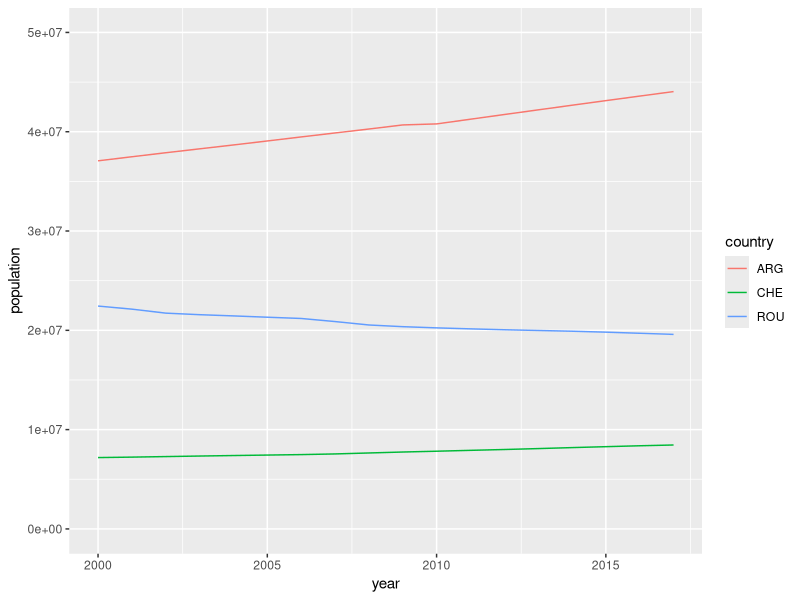
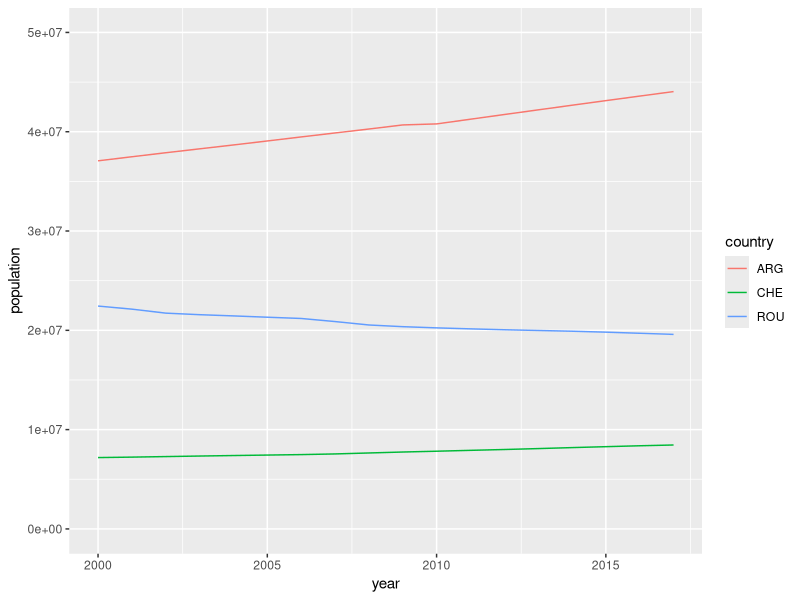

Write the R code that produced these figures, in order.
## ---- chunk 1
library(tidyverse) 
setwd("~/Proyectos/R-ISETA/Sistemas/ISETA-Sistemas")
## ---- chunk 2
unDataFrame1 <- data.frame(
  "entero" = 1:4,
  "factor" = c("a", "b", "c", "d"),
  "numero" = c(1.2, 3.4, 4.5, 5.6),
  "cadena" = as.character(c("e", "f", "g", "h"))
)

unDataFrame1
## ---- chunk 3
entero <- 1:4
factor <- c("a", "b", "c", "d")
numero <- c(1.2, 3.4, 4.5, 5.6)
cadena <- as.character(c("e", "f", "g", "h"))

unDataFrame2 <- data.frame(entero, factor, numero, cadena)
unDataFrame2
## ---- chunk 4
matriz1 <- matrix(1:12, ncol = 4)
unDataFrame3 <- data.frame(matriz1)
unDataFrame3
## ---- chunk 5
#library(readr)
unDataFrame4 <- read.csv("datos/datitos1.csv")
unDataFrame4
## ---- chunk 6
unDataFrame4$factor
unDataFrame4[,2]
## ---- chunk 7
unDataFrame4[2,]
## ---- chunk 8
unDataFrame4[2,2]
## ---- chunk 9
world_bank_pop
## ---- chunk 10
# Pongo los años en un vector para simplificar la lectura de la transformación
anios <- as.character(2000:2017)

# Transformo el dataframe en Yidy
wbPop <- pivot_longer(world_bank_pop, all_of(anios), names_to = "year", values_to = "population")

# Como los años quedaron con formato de carácter (porque los nombres de columna son carácter) los convierto a número
wbPop <- type_convert(wbPop, col_types = cols( year = col_double()))

# Ahora se puede seleccionar una parte del dataset
wbPop <- subset(wbPop, indicator == 'SP.POP.TOTL')
wbPop <- subset(wbPop, country == 'ARG' | country == 'ROU' | country == 'CHE')
wbPop
## ---- chunk 11
ggplot(wbPop, aes(x = year, y = population, color = country)) + 
    geom_line() + 
    ylim(0,50000000)
## ---- chunk 12
anios <- as.character(2000:2017)

world_bank_pop %>% 
  pivot_longer(anios, names_to = "year", values_to = "population")  %>% 
  type_convert(col_types = cols( year = col_double())) %>%
  subset(country == 'ARG' | country == 'ROU' | country == 'CHE') %>% 
  subset(indicator == 'SP.POP.TOTL') %>% 
  ggplot(aes(x = year, y = population, color = country)) + 
    geom_line() + 
    ylim(0,50000000)
## ---- chunk 13
world_bank_pop %>% 
  pivot_longer(anios, names_to = "year", values_to = "population")  %>% 
  type_convert(col_types = cols( year = col_double() ) ) %>%
  subset(country == 'ARG' | country == 'ROU' | country == 'CHE') %>% 
  subset(indicator == 'SP.POP.TOTL') %>% 
  group_by(country)  %>% 
  reframe(media = mean(population), variacion = sd(population), prob = c(0.25, 0.75), qs = quantile(population, c(0.25, 0.75)))
## ---- chunk 14
iris %>% as_tibble() %>% 
  subset(Species == 'setosa') %>% 
  summary()

## ---- chunk 15
cars %>%as_tibble() %>%
   subset(speed > 20) %>% 
   summary()
